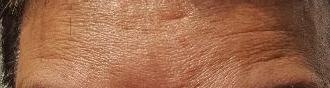
#> input picture Images/10_P1_S1_5.jpg, 330 x 88 px, found by its file name; its folder holds only this picture in this run
$ jupyter execute --allow-errors sift.ipynb   (shell and % lines are left out)   (older library calls are emulated)
#> lines starting #> are read from the running program, lines starting #| are printed output that depends on the picture
#> further down, img1 is the input picture: shape (88, 330, 3); mean B, G, R 74.6, 103.9, 155.9
#> `kp1, des1 = sift.detectAndCompute(img1,None)`: kp1 = 35 keypoints; strongest (x, y, size): (198, 85, 1.8), (9, 65, 9), (5, 81, 3.4), (5, 60, 4)
## Image Matching

Image matching is an important concept in computer vision and object recognition. The images of the same subject can be acquired from different angles, lighting and scales. Therefore, it is best to find features that are descriptive and invariant to the aforementioned variations in order to categorize the images correctly.

SIFT helps locate the local features in an image, commonly known as the ‘keypoints‘ of the image. These keypoints are scale & rotation invariant that can be used for various computer vision applications, like image matching, object detection, scene detection, etc.

We can also use the keypoints generated using SIFT as features for the image during model training. The major advantage of SIFT features, over edge features or hog features, is that they are not affected by the size or orientation of the image.

[cell 1]
import numpy as np
import cv2
from matplotlib import pyplot as plt
import os
from natsort import natsorted
import random
import seaborn as sns

[cell 2]
from google.colab import drive
#> (the rest of this cell did not finish here and is left out)

### Now, for each image, we are going to generate the SIFT features. First, we have to construct a SIFT object and then use the function detectAndCompute to get the keypoints. It will return two values – the keypoints and the descriptors.

Next, match the features of each possible pair of images using match() from the BFmatcher (brute force match) module.

[cell 3]
file1 = open("/content/drive/MyDrive/temp_edge_8", "w")
path1 = '/content/drive/MyDrive/Images'


sift = cv2.xfeatures2d.SIFT_create(edgeThreshold = 8 )
bf = cv2.BFMatcher()
#> (the rest of this cell did not finish here and is left out)

[cell 4]
scores_file = open("/content/drive/MyDrive/temp_edge_8", "r")
content = scores_file.readlines()
for i in range(len(content)):
  content[i]=content[i].split(' ')
  content[i][2] = float(content[i][2][:-1])
content[:10]

[cell 5]
#Seperating genuine and imposter scores in different lists
genuine = [ x[2] for x in content if x[0].split('_')[0]==x[1].split('_')[0] and x[0]!=x[1]]
imposter = [ x[2] for x in content if x[0].split('_')[0]!=x[1].split('_')[0]]

[cell 6]
#Code to plot probability of imposter and genuine scores
imposter_count = [0] * 101
imposter_prob = [0] * 101

genuine_count = [0]*101
genuine_prob = [0]*101
len1 = len(imposter)
len2 = len(genuine)
for x in imposter :
  temp1 = int (x/0.01)
  imposter_count[temp1]+=1
for y in genuine :
  temp2 = int (y/0.01)
  genuine_count[temp2]+=1
#> (the rest of this cell did not finish here and is left out)

[cell 7]
vals = [ 0.001*i for i in range(0, 1010, 10)]
plt.plot(vals,imposter_prob, label = 'imposter')
plt.plot(vals,genuine_prob, label = 'genuine')
plt.xlabel('Matching Score')
plt.ylabel('Probability')
plt.legend()
plt.show()
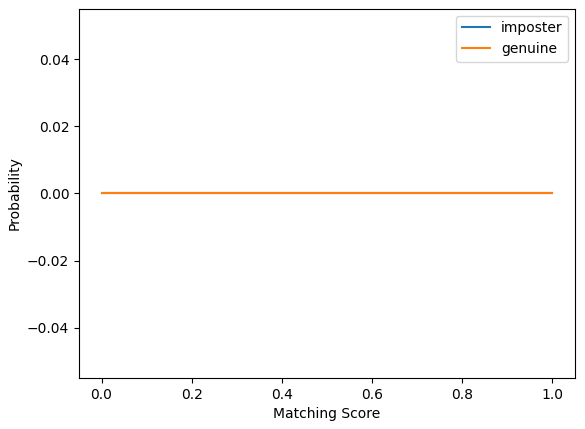
#> figure drawn by matplotlib, 1 panel

[cell 8]
def gen_thersholds(n):
    """ Generate a list of  n thresholds between 0.0 and 1.0"""
#> called with n = 1000
    thersholds = []
    for x in range(1,n+1):
        thersholds.append(float("{:.9f}".format(random.uniform(0.0,1))))

    return sorted(thersholds)

[cell 9]
def calculate_scores(num_of_thresholds, imposter, genuine):
    """ Calculates a confusion matrix and then calculates far, frr, tpr, tnr per threshold """

    # generate n number of thresholds
    thresholds = gen_thersholds(num_of_thresholds)

    far = []
    frr = []
    tpr = []
    tnr = []

    # for each threshold, calculate confusion matrix.
    for t in thresholds:

        FP = 0
        FN = 0
        TP = 0
        TN = 0

        # go through imposters
        for score in imposter:

            if score >= t:
                # imposter passes as a genuine user
                FP += 1
            else:
                # imposter correctly rejected
                TN += 1

        for score in genuine:
            if score >= t:
                # genuine user correctly identified
                TP += 1
            else:
                # genuine user incorrectly rejected
                FN += 1

        far_current = float(FP) / float(len(imposter))
        frr_current = float(FN) / float(len(genuine))

        tpr_current = float(TP) / float(len(genuine))
        tnr_current = float(TN) / float(len(imposter))

        # calculate our false accept rate(FAR) and add to list
        far.append(far_current)

        # calculate our false reject rate(FRR) and add to list
        frr.append(frr_current)

        tpr.append(tpr_current)
        tnr.append(tnr_current)

    return far, frr, tpr, tnr, thresholds

#> (a cell that did not finish here is left out)

[cell 11]
def find_EER(far, frr, tpr, tnr, thresholds):
    """ Returns the most optimal FAR and FRR values """

    # The lower the equal error rate value,
    # the higher the accuracy of the biometric system.

    t = []
    far_optimum = 0
    frr_optimum = 0
    tpr_optimum = 0
    tnr_optimum = 0
    threshold_optimum = 0
    num_thresholds = len(thresholds)
    # go through each value for FAR and FRR, calculate
    for i in range(num_thresholds):
        t.append(abs(far[i] + frr[i]))

    # smallest value is most accurate
    smallest = min(t)

    for i in range(num_thresholds):
        if smallest == abs(far[i] + frr[i]):

            # Found EER
            far_optimum = far[i]
            frr_optimum = frr[i]
            tpr_optimum = tpr[i]
            tnr_optimum = tnr[i]
            threshold_optimum = thresholds[i]
            break

    return far_optimum, frr_optimum, tpr_optimum, tnr_optimum, threshold_optimum

#> (a cell that did not finish here is left out)

#> (a cell that did not finish here is left out)

[cell 14]
file_gen = open("/content/drive/MyDrive/genuine_edge_8.txt", "w")
file_imp = open("/content/drive/MyDrive/imposter_edge_8.txt", "w")

for g in genuine:
  file_gen.write(str(g)+"\n")
for i in imposter:
  file_imp.write(str(i)+"\n")

file_gen.close()
file_imp.close()

[cell 15]
#Using PyEER library to generate comprehensive report for given imposter and genuine scores

[cell 16]
#Calculating CRR assuming matching within sessions
Dict = {}
for ele in content:
  if not ele[0] in Dict:
    if ele[0]!=ele[1]:
      Dict[ele[0]] = [ele[1], ele[2]]
  elif ele[1]!=ele[0] and Dict[ele[0]][1]<ele[2]:
    Dict[ele[0]] = [ele[1], ele[2]]
count = 0
for key, value in Dict.items():
  if key.split('_')[0]==value[0].split('_')[0]:
    count+=1
#> (the rest of this cell did not finish here and is left out)

[cell 17]
#Calculating CRR assuming matching only between sessions
Dict1 = {}
for ele in content:
  if not ele[0] in Dict1:
    if ele[0]!=ele[1] and ele[0].split('_')[2]=='S2' and ele[1].split('_')[2]=='S1':
      Dict1[ele[0]] = [ele[1], ele[2]]
  elif ele[1]!=ele[0] and Dict1[ele[0]][1]<ele[2] and ele[0].split('_')[2]=='S2' and ele[1].split('_')[2]=='S1':
    Dict1[ele[0]] = [ele[1], ele[2]]
count = 0
for key, value in Dict1.items():
  if key.split('_')[0]==value[0].split('_')[0]:
    count+=1
#> (the rest of this cell did not finish here and is left out)
